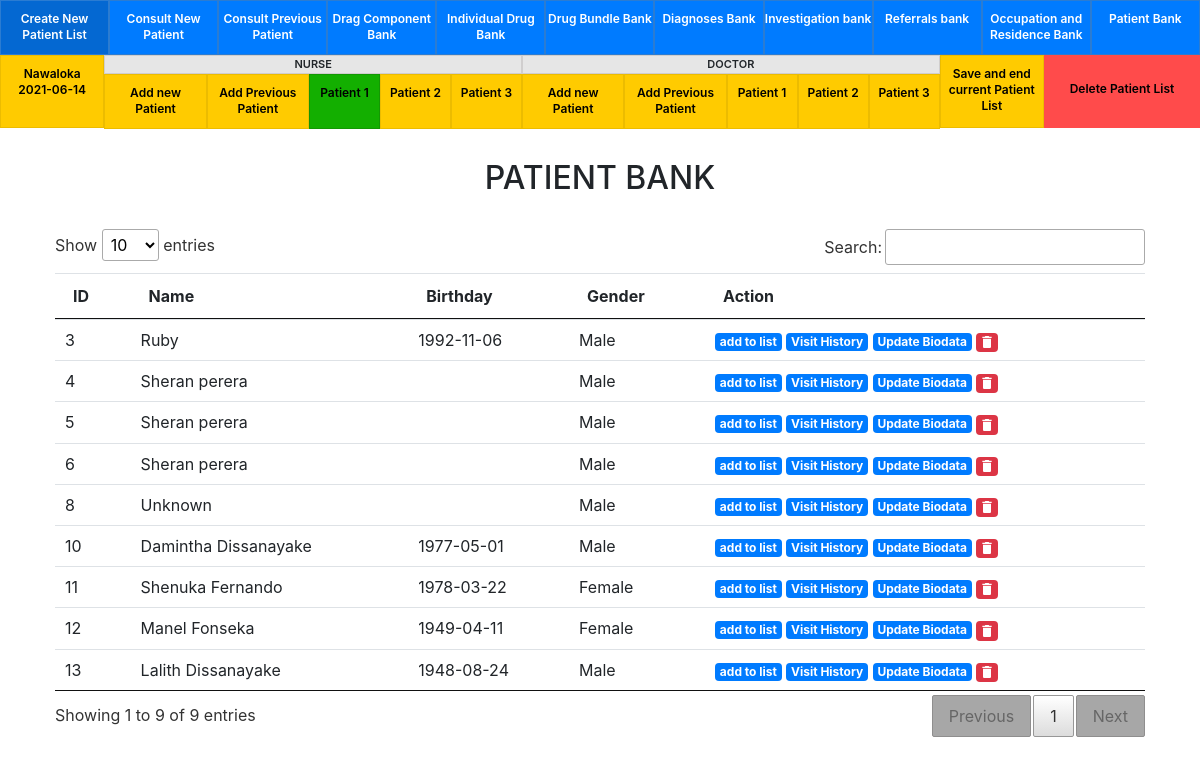
/views/all-patients.php?nd=n&data=1, run on the app's committed database.
### tables this page shows
CREATE TABLE IF NOT EXISTS `medical_center` (
  `id` int(255) NOT NULL AUTO_INCREMENT,
  `name` varchar(50) NOT NULL,
  `time` varchar(10) NOT NULL,
  PRIMARY KEY (`id`)
);

CREATE TABLE IF NOT EXISTS `patients_details` (
  `patients_id` int(255) NOT NULL AUTO_INCREMENT,
  `name` varchar(150) DEFAULT NULL,
  `birthday` varchar(50) DEFAULT NULL,
  `gender` varchar(10) DEFAULT NULL,
  `phone` varchar(13) DEFAULT NULL,
  `residence` varchar(50) NOT NULL,
  `occupation` varchar(50) NOT NULL,
  PRIMARY KEY (`patients_id`)
);

### config/config.php (called while the page is built, shortened)
<?php
$url			= 'http://localhost/doc/';
$db_host		= 'localhost';
$db_user		= 'root';
$db_pass		= '';
$db_database	= 'doc';
$db = new PDO('mysql:host='.$db_host.';dbname='.$db_database, $db_user, $db_pass);
$db->setAttribute(PDO::ATTR_ERRMODE, PDO::ERRMODE_EXCEPTION);
if(isset($_GET['center'])) {
    $Center = $_GET['center'];
    if(!isset($_COOKIE['center'])) {
    	setcookie('center', $Center, time() + (86400 * 30), "/");
    }else {
    	$Center = $_COOKIE['center'];
    }
} else {
    $Center = $_COOKIE['center'];
};
function checkactive($db,$center,$nd,$order){
    $center_slq = "SELECT id FROM temp_center_patients_details WHERE `order`="."'".$order."'"." AND `center`="."'".$center."'"." AND `nd`="."'".$nd."'";
    $center_result = $db->query($center_slq)->fetch();
    return $center_result['id'];
};
$onecheck = checkactive($db,$Center,'n','1');
$towcheck = checkactive($db,$Center,'n','2');
$threcheck = checkactive($db,$Center,'n','3');
$onecheck_d = checkactive($db,$Center,'d','1');
$towcheck_d = checkactive($db,$Center,'d','2');
$threcheck_d = checkactive($db,$Center,'d','3');
?>

### views/all-patients.php (the view, shortened to what this page needs)
<?php include'../config/config.php'; ?>
<?php include'../inc/header.php';
 ?>
  <div class="nes-stat">
    <div class="container">
        <h2 class="hetcenter">PATIENT BANK</h2>
      <table id="myTable" class="table table-hover text-nowrap">
        <thead>
          <tr>
              <th>ID</th>
              <th>Name</th>
              <th>Birthday</th>
              <th>Gender</th>
              <th>Action</th>
          </tr>
        </thead>
        <tbody>
          <?php
            $result = $db->prepare("SELECT * FROM patients_details ORDER BY patients_id DESC");
            $result->execute();
            for($i=0; $row = $result->fetch(); $i++){
          ?>
          <tr>
            <td><?php echo $row['patients_id']; ?></td>
            <td><?php echo $row['name']; ?></td>
            <td><?php echo $row['birthday']; ?></td>
            <td><?php echo $row['gender']; ?></td>
            <td>
            <?php if(isset($_GET['nd'])){ ?>
              <a style="display: inline-block;" href="<?php echo $url; ?>control-files/import_tepm_table.php?id=<?php echo $row['patients_id']; ?>&nd=<?php echo $_GET['nd']; ?>" class="badge btn-primary">add to list</a>
            <?php }; ?>
              <a style="display: inline-block;" href="<?php echo $url; ?>views/history-view.php?id=<?php echo $row['patients_id']; ?>" class="badge btn-primary">Visit History</a>
              <a style="display: inline-block;" href="<?php echo $url; ?>views/update_biodata.php?id=<?php echo $row['patients_id']; ?>" class="badge btn-primary">Update Biodata</a>
              <span style="display: inline-block;" date-id="<?php echo $row['patients_id']; ?>" class="badge bg-danger svg-btn ps-delet"></span>
            </td>
          </tr>
          <?php
            }
          ?>
        </tbody>
      </table>
    </div>
  </div>

### inc/header.php (shortened to what this page needs)
<!DOCTYPE html>
<html lang="en">
<head>
  <link rel="stylesheet" href="<?php echo $url; ?>dist/css/bootstrap.min.css">
  <link rel="stylesheet" href="<?php echo $url; ?>dist/css/jquery.dataTables.min.css">
  <link rel="stylesheet" href="<?php echo $url; ?>dist/css/select2.min.css">
  <link rel="stylesheet" href="<?php echo $url; ?>dist/css/style.css">
</head>
<body>
<div class="">
  <div class="header-top">
  <?php
    $center_slq = "SELECT id FROM medical_center WHERE name="."'".$Center."'";
    $center_result = $db->query($center_slq)->fetch();
    if(isset($_GET['data'])) {
      $ord_id = $_GET['data'];
      $nd = $_GET['nd'];
    }else{
      $ord_id = null;
      $nd = null;
    }
  ?>
    <a id="new_patient_btn" href="<?php echo $url; ?>control-files/add_center.php" class="<?php if($center_result["id"]){ echo 'disabled'; } ?>">Create New Patient List</a>
    <a href="<?php echo $url; ?>views/consult-new-patient-add-parients.php">Consult New Patient</a>
    <a href="<?php echo $url; ?>views/all-patients.php?cpp=cpp">Consult Previous Patient</a>
    <a href="<?php echo $url; ?>views/drug-variables/variables.php?tb=variables_generic_name">Drag Component Bank</a>
    <a href="<?php echo $url; ?>views/bulk/individual-drug-medicen.php">Individual Drug Bank</a>
    <a href="<?php echo $url; ?>views/bulk/bulk-medicen.php">Drug Bundle Bank</a>
    <a href="<?php echo $url; ?>views/drug-variables/variables.php?tb=variables_diagnoses">Diagnoses Bank</a>
    <a href="<?php echo $url; ?>views/drug-variables/test-variables.php">Investigation bank</a>
    <a href="<?php echo $url; ?>views/drug-variables/variables.php?tb=variables_doctor">Referrals bank</a>
    <a href="<?php echo $url; ?>views/drug-variables/variables.php?tb=variables_residence">Occupation and Residence Bank</a>
    <a href="<?php echo $url; ?>views/all-patients.php">Patient Bank</a>
  </div>
  <div class="chanlcenter-row">
    <?php
      $result = $db->prepare("SELECT * FROM medical_center ORDER BY id DESC");
      $result->execute();
      for($i=0; $row = $result->fetch(); $i++){
    ?>
    <div class="chanlcenter">
      <div class="ners">
        <div class="ns20">
          <a href="<?php echo $url; ?>views/today-patients.php"><?php echo $row['name']; ?> <span><?php echo $row['time']; ?></span></a>
        </div>
        <div class="bok-wid">
          <div>
            <label class="doclab">Nurse</label>
          </div>
          <div>
            <div class="nss20">
              <a class="<?php if($threcheck && $towcheck && $onecheck){ echo 'disabled'; } ?>" href="<?php echo $url; ?>views/nurses-assesment.php?nd=n&data=<?php
            if($onecheck == null){ echo '1'; }elseif($towcheck == null){ echo '2'; }elseif($threcheck == null){ echo '3'; } ?>">Add new Patient</a>
            </div>
            <div class="nss20">
              <a class="<?php if($threcheck){ echo 'disabled'; } ?>" href="<?php echo $url; ?>views/all-patients.php?nd=n&data=<?php
            if($onecheck == null){ echo '1'; }elseif($towcheck == null){ echo '2'; }elseif($threcheck == null){ echo '3'; } ?>">Add Previous Patient</a>
            </div>
            <div class="ns13">
              <a class="<?php if($onecheck || $ord_id == '1' && $nd == 'n' ){ echo 'actdeis'; } ?> <?php if($ord_id == '1'){ echo 'curnt'; } ?>" href="<?php echo $url; ?>views/nurses-assesment.php?nd=n&data=1">Patient 1</a>
            </div>
            <div class="ns13">
              <a class="<?php if($towcheck || $ord_id == '2' && $nd == 'n' ){ echo 'actdeis'; } ?> <?php if($ord_id == '2'){ echo 'curnt'; } ?>" href="<?php echo $url; ?>views/nurses-assesment.php?nd=n&data=2">Patient 2</a>
            </div>
            <div class="ns13">
              <a class="<?php if($threcheck || $ord_id == '3' && $nd == 'n' ){ echo 'actdeis'; } ?> <?php if($ord_id == '3'){ echo 'curnt'; } ?>" href="<?php echo $url; ?>views/nurses-assesment.php?nd=n&data=3">Patient 3</a>
            </div>
          </div>
        </div>
      </div>
      <div class="dork">
        <div class="bok-wid">
          <div>
            <label class="doclab">Doctor</label>
          </div>
          <div>
            <div class="nss20"><a class="<?php if($threcheck_d && $towcheck_d && $onecheck_d){ echo 'disabled'; } ?>" href="<?php echo $url; ?>views/doctor-assesment-and-add-parients.php?nd=d&data=<?php
            if($onecheck_d == null){ echo '1'; }elseif($towcheck_d == null){ echo '2'; }elseif($threcheck_d == null){ echo '3'; } ?>">Add new Patient</a></div>
            <div class="nss20"><a class="<?php if($threcheck_d){ echo 'disabled'; } ?>" href="<?php echo $url; ?>views/all-patients.php?nd=d&data=<?php
            if($onecheck_d == null){ echo '1'; }elseif($towcheck_d == null){ echo '2'; }elseif($threcheck_d == null){ echo '3'; } ?>">Add Previous Patient</a></div>
            <div class="ns13">
              <a class="<?php if($onecheck_d || $ord_id == '1' && $nd == 'd' ){ echo 'actdeis'; } ?> <?php if($ord_id == '1'){ echo 'curnt'; } ?>" href="<?php echo $url; ?>views/doctor-assesment-and-add-parients.php?nd=d&data=1">Patient 1</a>
            </div>
            <div class="ns13">
              <a class="<?php if($towcheck_d || $ord_id == '2' && $nd == 'd' ){ echo 'actdeis'; } ?> <?php if($ord_id == '2'){ echo 'curnt'; } ?>" href="<?php echo $url; ?>views/doctor-assesment-and-add-parients.php?nd=d&data=2">Patient 2</a>
            </div>
            <div class="ns13">
              <a class="<?php if($threcheck_d || $ord_id == '3' && $nd == 'd' ){ echo 'actdeis'; } ?> <?php if($ord_id == '3'){ echo 'curnt'; } ?>" href="<?php echo $url; ?>views/doctor-assesment-and-add-parients.php?nd=d&data=3">Patient 3</a>
            </div>
          </div>
        </div>
        <div class="ns20">
          <a href="<?php echo $url; ?>control-files/save-and-cls.php" id="savesur">Save and end current Patient List</a>
        </div>
      </div>
      <div class="sd-delet" date-id="<?php echo $row['id']; ?>">Delete Patient List</div>
    </div>
    <?php
      }
    ?>
  </div>
</div>

### data on the page
medical_center: name "Nawaloka", time "2021-06-14"
patients_details: patients_id "13", name "Lalith Dissanayake", birthday "1948-08-24", gender "Male"
patients_details: patients_id "12", name "Manel Fonseka", birthday "1949-04-11", gender "Female"
patients_details: patients_id "11", name "Shenuka Fernando", birthday "1978-03-22", gender "Female"
patients_details: patients_id "10", name "Damintha Dissanayake", birthday "1977-05-01", gender "Male"
patients_details: patients_id "8", name "Unknown", gender "Male"
patients_details: patients_id "6", name "Sheran perera", gender "Male"
patients_details: patients_id "5", name "Sheran perera", gender "Male"
patients_details: patients_id "4", name "Sheran perera", gender "Male"
patients_details: patients_id "3", name "Ruby", birthday "1992-11-06", gender "Male"
